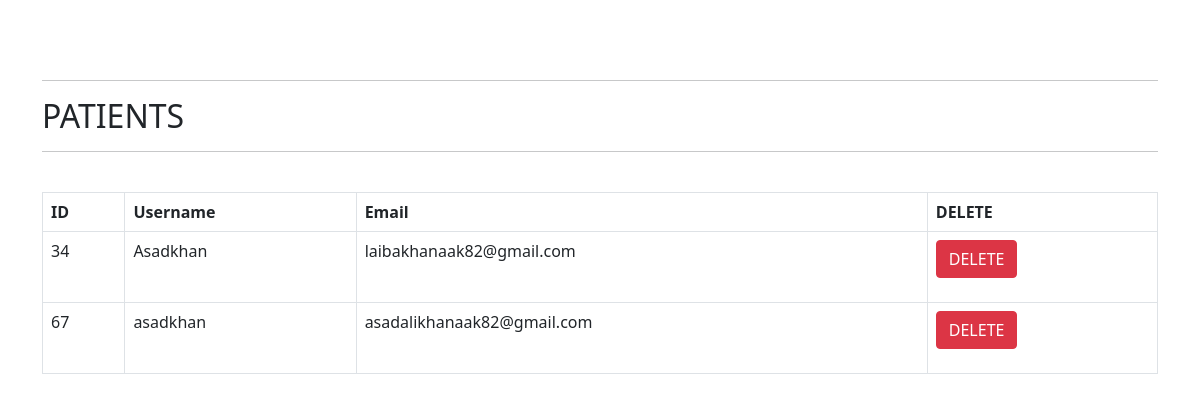
Page /admin/patients.php on the committed database.
### tables this page shows
CREATE TABLE `users` (
  `id` int(11) NOT NULL,
  `username` varchar(30) NOT NULL,
  `email` varchar(100) NOT NULL,
  `email_verified` varchar(100) DEFAULT NULL,
  `password` varchar(400) NOT NULL,
  `date` datetime NOT NULL,
  `code` varchar(10) NOT NULL,
  `tokenexpire` timestamp NOT NULL DEFAULT CURRENT_TIMESTAMP ON UPDATE CURRENT_TIMESTAMP
);

### admin/patients.php (the view, shortened to what this page needs)
<?php
     include('../db_connection/connection.php');
?>
<head>
<link href="https://cdn.jsdelivr.net/npm/bootstrap@5.0.2/dist/css/bootstrap.min.css" rel="stylesheet">
</head>
<div class="container">
   <div class="table-responsive">
    <?php
        $query = "SELECT * FROM users ";
        $query_run = mysqli_query($conn, $query);
    ?>
    <hr>
    <h2>PATIENTS</h2>
    <hr><br>
      <table class="table table-bordered" id="dataTable" width="100%" cellspacing="0">
        <thead>
          <tr>
              <th> ID </th>
              <th> Username </th>
              <th>Email </th>
              <th>DELETE</th>
          </tr>
        </thead>
        <tbody>
        <?php
        if(mysqli_num_rows($query_run) > 0)
        {
            while($row = mysqli_fetch_assoc($query_run))
            {
               ?>
          <tr>
            <td><?php  echo $row['id'];
            $_SESSION['$id']=$row['id'];?></td>
            <td><?php  echo $row['username']; ?></td>
            <td><?php  echo $row['email']; ?></td>
            <td>
                <form action="index.php?ptype=confirm_admin" method="post">
                  <button type="submit" name="delete_btn" class="btn btn-danger"  onClick="return sure()"> DELETE</button>
                </form>
            </td>
          </tr>
          <?php
            }
        }
        else {
            echo "No Record Found";
        }
        ?>
        </tbody>
      </table>
    </div>
    </div>

### admin/patients.php (style rules this page uses)
.btn-danger { background-color:salmon; color:white; }
.container { margin-top:4rem; }

### rows in the picture
users: id "34", username "Asadkhan", email "laibakhanaak82@gmail.com"
users: id "67", username "asadkhan", email "asadalikhanaak82@gmail.com"
